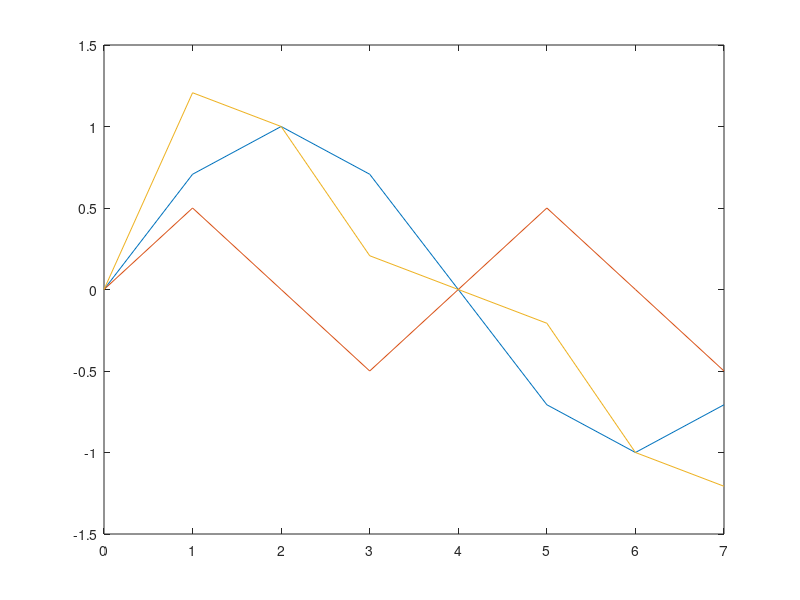
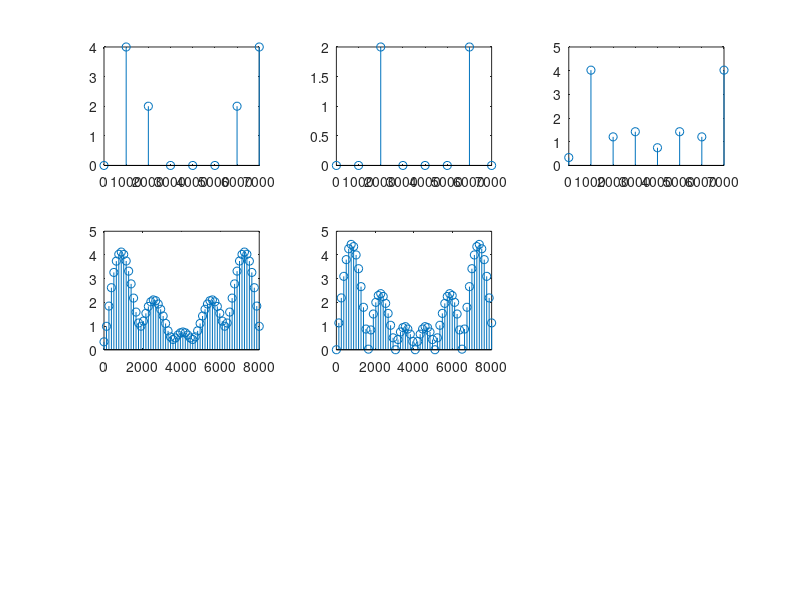

Write MATLAB code to recreate these figures, in order.
# Procesarea semnalelor
# Laborator 8

clear all; close all;

fs = 8000;
N = 8;
t = 0 : N-1;
freq = 0 : 1000 : 1000 * (N-1);
A1 = 1;
A2 = 0.5;
f1 = 1000;
f2 = 2000;
ts = 1/fs;

# 1
s1 = A1 * sin(2*pi*f1*t*ts);
s2 = A2 * sin(2*pi*f2*t*ts);

figure 1
plot(t, s1);
hold on;
plot(t, s2);
hold on;

s = A1 * sin(2*pi*f1*t*ts) + A2 * sin(2*pi*f2*t*ts);
plot(t, s);

# 2
figure 2
subplot(3,3, 1);
##T=N;
##fx = zeros(1, T);
##findex = T/2*linspace(0,1,T/2);
##fx((T/2)+1:end) = findex;
##fx(1:T/2) = [-T/2, -findex(end:-1:2)];

s_fft = fft(s);
stem(freq, abs(s_fft));

# 1
subplot(3,3, 2);
s2_fft = fft(s2);
stem(freq, abs(s2_fft));

# 2
f2 = 2500;
s = A1 * sin(2*pi*f1*t*ts) + A2 * sin(2*pi*f2*t*ts);
s_fft = fft(s);
subplot(3, 3, 3);
stem(freq, abs(s_fft));

# 3
added = zeros(1, 56);
s_extended = s;
s_extended = [s_extended, added];
s_extended_fft = fft(s_extended);
subplot(3, 3, 4);
stem(linspace(0,8000, 64), abs(s_extended_fft));

# 4 
f2 = 2000;
s = A1 * sin(2*pi*f1*t*ts) + A2 * sin(2*pi*f2*t*ts);
added = zeros(1, 56);
s_extended = s;
s_extended = [s_extended, added];
s_extended_fft = fft(s_extended);
subplot(3, 3, 5);
stem(linspace(0,8000, 64), abs(s_extended_fft));